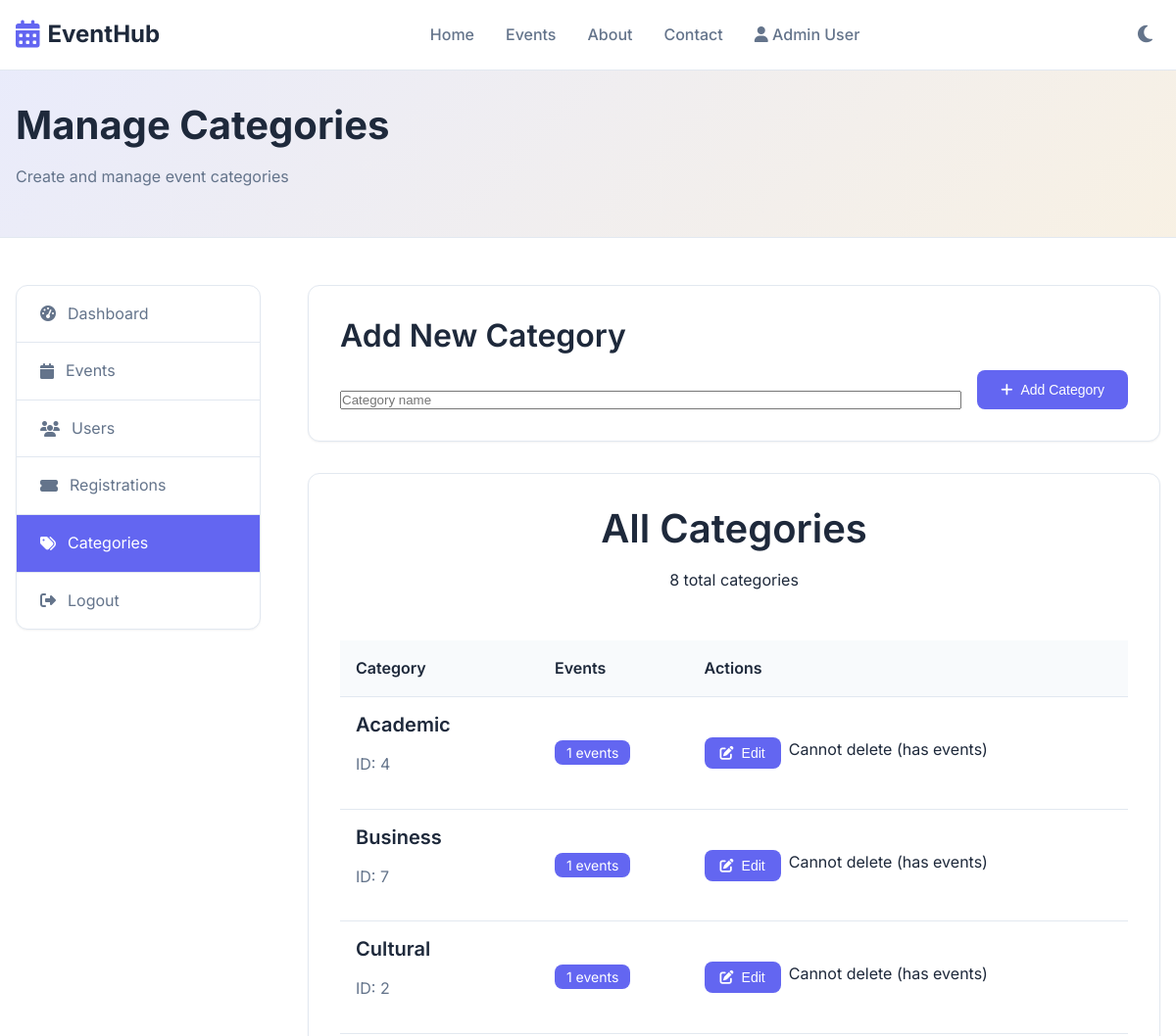
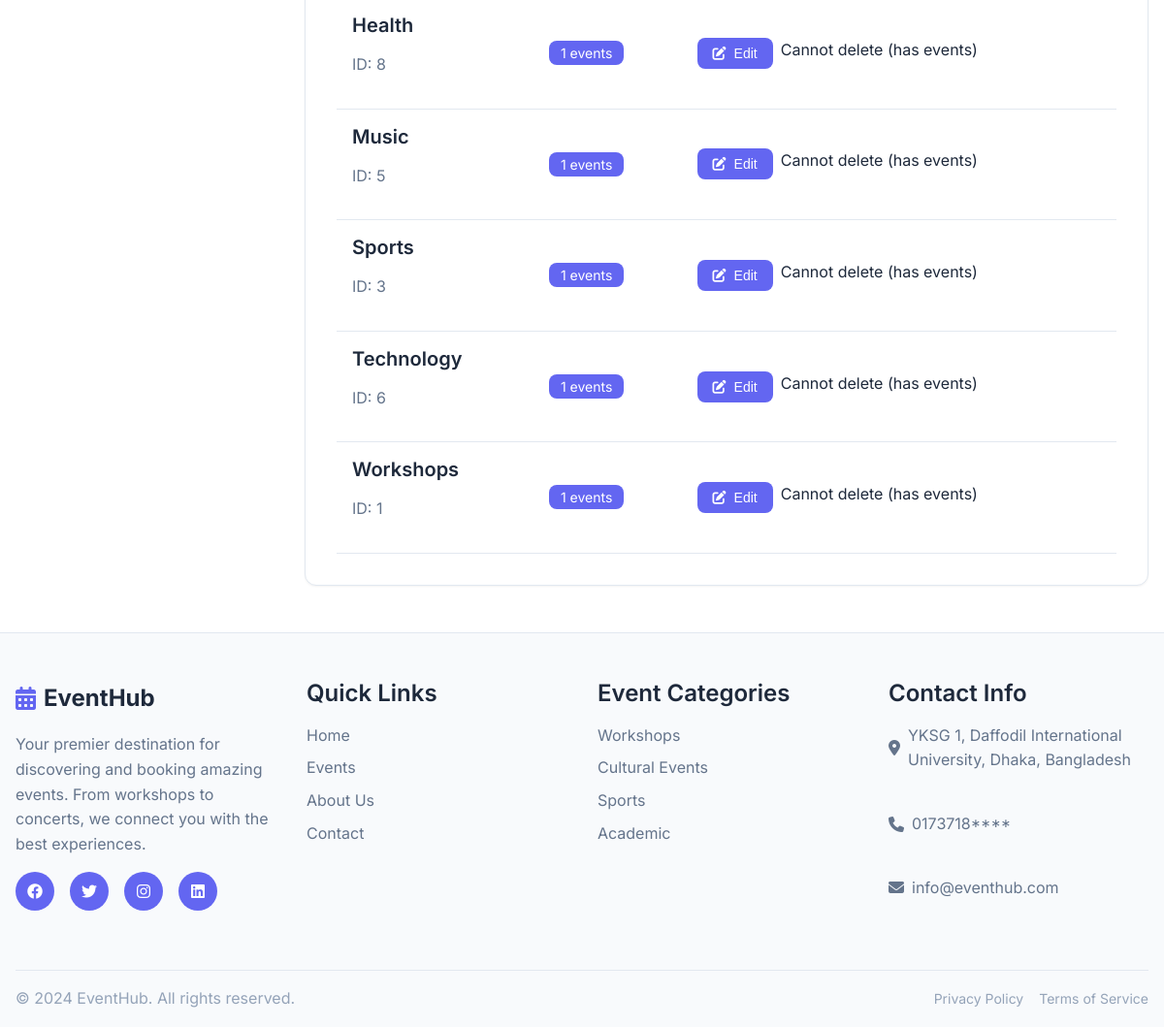
Screenshot of /admin/categories.php (signed in) with the database file from the repository (2 pictures, top to bottom).
### tables this page shows
CREATE TABLE categories (
    id INT AUTO_INCREMENT PRIMARY KEY,
    name VARCHAR(50) NOT NULL,
    description TEXT,
    icon VARCHAR(50),
    created_at TIMESTAMP DEFAULT CURRENT_TIMESTAMP
);

### admin/categories.php (the view, shortened to what this page needs)
<?php
require_once '../config/database.php';
$stmt = $conn->prepare("
    SELECT c.*,
           COALESCE(e.event_count, 0) as event_count
    FROM categories c
    LEFT JOIN (
        SELECT category_id, COUNT(*) as event_count
        FROM events
        GROUP BY category_id
    ) e ON c.id = e.category_id
    ORDER BY c.name ASC
");
$stmt->execute();
$categories = $stmt->fetchAll();
?>
<!DOCTYPE html>
<html lang="en">
<head>
    <link rel="stylesheet" href="../assets/css/style.css">
    <link rel="stylesheet" href="https://cdnjs.cloudflare.com/ajax/libs/font-awesome/6.4.0/css/all.min.css">
</head>
<body>
    <?php include '../includes/header.php'; ?>
    <section class="admin-header">
        <div class="container">
            <div class="admin-header-content">
                <h1>Manage Categories</h1>
                <p>Create and manage event categories</p>
            </div>
        </div>
    </section>
    <section class="admin-content">
        <div class="container">
            <div class="admin-grid">
                <div class="admin-sidebar">
                    <nav class="admin-nav">
                        <ul>
                            <li>
                                <a href="dashboard.php">
                                    <i class="fas fa-tachometer-alt"></i> Dashboard
                                </a>
                            </li>
                            <li>
                                <a href="events.php">
                                    <i class="fas fa-calendar"></i> Events
                                </a>
                            </li>
                            <li>
                                <a href="users.php">
                                    <i class="fas fa-users"></i> Users
                                </a>
                            </li>
                            <li>
                                <a href="registrations.php">
                                    <i class="fas fa-ticket-alt"></i> Registrations
                                </a>
                            </li>
                            <li class="active">
                                <a href="categories.php">
                                    <i class="fas fa-tags"></i> Categories
                                </a>
                            </li>
                            <li>
                                <a href="../logout.php" onclick="return confirm('Are you sure you want to logout?')">
                                    <i class="fas fa-sign-out-alt"></i> Logout
                                </a>
                            </li>
                        </ul>
                    </nav>
                </div>
                <div class="admin-main">
                    <div class="admin-section">
                        <h2>Add New Category</h2>
                        <form method="POST" class="form-inline">
                            <div class="form-group">
                                <input type="text" name="name" placeholder="Category name" required>
                            </div>
                            <button type="submit" class="btn btn-primary">
                                <i class="fas fa-plus"></i> Add Category
                            </button>
                        </form>
                    </div>
                    <div class="admin-section">
                        <div class="section-header">
                            <h2>All Categories</h2>
                            <span class="text-muted"><?= count($categories) ?> total categories</span>
                        </div>
                        <div class="events-table">
                            <table>
                                <thead>
                                    <tr>
                                        <th>Category</th>
                                        <th>Events</th>
                                        <th>Actions</th>
                                    </tr>
                                </thead>
                                <tbody>
                                    <?php foreach ($categories as $category): ?>
                                        <tr>
                                            <td>
                                                <div class="category-info">
                                                    <h4><?= htmlspecialchars($category['name']) ?></h4>
                                                    <p>ID: <?= $category['id'] ?></p>
                                                </div>
                                            </td>
                                            <td>
                                                <span class="badge"><?= $category['event_count'] ?> events</span>
                                            </td>
                                            <td>
                                                <div class="event-actions">
                                                    <button class="btn btn-sm btn-primary" onclick="editCategory(<?= $category['id'] ?>, '<?= htmlspecialchars($category['name']) ?>')">
                                                        <i class="fas fa-edit"></i> Edit
                                                    </button>
                                                    <?php if ($category['event_count'] == 0): ?>
                                                        <form method="POST" style="display: inline;" onsubmit="return confirm('Are you sure you want to delete this category?')">
                                                            <input type="hidden" name="action" value="delete">
                                                            <input type="hidden" name="category_id" value="<?= $category['id'] ?>">
                                                            <button type="submit" class="btn btn-sm btn-danger">
                                                                <i class="fas fa-trash"></i> Delete
                                                            </button>
                                                        </form>
                                                    <?php else: ?>
                                                        <span class="text-muted">Cannot delete (has events)</span>
                                                    <?php endif; ?>
                                                </div>
                                            </td>
                                        </tr>
                                    <?php endforeach; ?>
                                </tbody>
                            </table>
                        </div>
                    </div>
                </div>
            </div>
        </div>
    </section>
    <?php include '../includes/footer.php'; ?>
</body>
</html>

### assets/css/style.css (style rules this page uses)
:root { --primary-color: #6366f1; --primary-dark: #4f46e5; --secondary-color: #f59e0b; --accent-color: #10b981; --bg-primary: #ffffff; --bg-secondary: #f8fafc; --bg-tertiary: #f1f5f9; --text-primary: #1e293b; --text-secondary: #64748b; --text-muted: #94a3b8; --border-color: #e2e8f0; --border-light: #f1f5f9; --shadow-sm: 0 1px 2px 0 rgb(0 0 0 / 0.05); --shadow-md: 0 4px 6px -1px rgb(0 0 0 / 0.1), 0 2px 4px -2px rgb(0 0 0 / 0.1); --shadow-lg: 0 10px 15px -3px rgb(0 0 0 / 0.1), 0 4px 6px -4px rgb(0 0 0 / 0.1); --shadow-xl: 0 20px 25px -5px rgb(0 0 0 / 0.1), 0 8px 10px -6px rgb(0 0 0 / 0.1); --radius-sm: 0.375rem; --radius-md: 0.5rem; --radius-lg: 0.75rem; --radius-xl: 1rem; --transition: all 0.3s ease; }
* { margin: 0; padding: 0; box-sizing: border-box; }
html { scroll-behavior: smooth; }
body { font-family: 'Inter', -apple-system, BlinkMacSystemFont, 'Segoe UI', Roboto, sans-serif; line-height: 1.6; color: var(--text-primary); background-color: var(--bg-primary); transition: var(--transition); }
.container { max-width: 1200px; margin: 0 auto; padding: 0 1rem; }
h1, h2, h3, h4, h5, h6 { font-weight: 600; line-height: 1.2; margin-bottom: 1rem; }
h1 { font-size: 2.5rem; }
h2 { font-size: 2rem; }
h4 { font-size: 1.25rem; }
p { margin-bottom: 1rem; color: var(--text-secondary); }
a { color: var(--primary-color); text-decoration: none; transition: var(--transition); }
.btn { display: inline-flex; align-items: center; gap: 0.5rem; padding: 0.75rem 1.5rem; border: none; border-radius: var(--radius-md); font-weight: 500; text-decoration: none; cursor: pointer; transition: var(--transition); font-size: 0.875rem; }
.btn-primary { background-color: var(--primary-color); color: white; }
.section-header { text-align: center; margin-bottom: 3rem; }
.section-header h2 { font-size: 2.5rem; margin-bottom: 1rem; }
.form-group { display: flex; flex-direction: column; gap: 0.5rem; }
.event-actions { display: flex; gap: 0.5rem; flex-wrap: wrap; }
.btn-sm { padding: 0.5rem 1rem; font-size: 0.875rem; }
.admin-header { background: var(--bg-secondary); border-bottom: 1px solid var(--border-color); padding: 2rem 0; position: relative; overflow: hidden; }
.admin-header::before { content: ''; position: absolute; top: 0; left: 0; right: 0; bottom: 0; background: linear-gradient(135deg, var(--primary-color), var(--secondary-color)); opacity: 0.1; z-index: 1; }
.admin-header-content { position: relative; z-index: 2; }
.admin-header-content h1 { color: var(--text-primary); font-weight: 700; }
.admin-header-content p { color: var(--text-secondary); }
.admin-content { padding: 3rem 0; }
.admin-grid { display: grid; grid-template-columns: 250px 1fr; gap: 3rem; }
.admin-sidebar { position: sticky; top: 2rem; height: fit-content; }
.admin-nav ul { list-style: none; background-color: var(--bg-primary); border: 1px solid var(--border-color); border-radius: var(--radius-lg); overflow: hidden; box-shadow: var(--shadow-sm); }
.admin-nav li { border-bottom: 1px solid var(--border-color); }
.admin-nav li:last-child { border-bottom: none; }
.admin-nav a { display: flex; align-items: center; gap: 0.75rem; padding: 1rem 1.5rem; color: var(--text-secondary); text-decoration: none; transition: var(--transition); }
.admin-nav li.active a, .admin-nav a:hover { background-color: var(--primary-color); color: white; }
.admin-main { display: flex; flex-direction: column; gap: 2rem; }
.admin-section { background-color: var(--bg-primary); border: 1px solid var(--border-color); border-radius: var(--radius-lg); padding: 2rem; box-shadow: var(--shadow-sm); }
.events-table { overflow-x: auto; }
.events-table table { width: 100%; border-collapse: collapse; }
.events-table th, .events-table td { padding: 1rem; text-align: left; border-bottom: 1px solid var(--border-color); }
.events-table th { background-color: var(--bg-secondary); font-weight: 600; color: var(--text-primary); }

### admin/categories.php (style rules this page uses)
.form-inline { display: flex; gap: 1rem; align-items: end; }
.form-inline .form-group { flex: 1; }
.badge { background-color: var(--primary-color); color: white; padding: 0.25rem 0.75rem; border-radius: var(--radius-md); font-size: 0.875rem; }

### rows the page displays
categories: name "Academic", id "4", event_count "1"
categories: name "Business", id "7", event_count "1"
categories: name "Cultural", id "2", event_count "1"
categories: name "Health", id "8", event_count "1"
categories: name "Music", id "5", event_count "1"
categories: name "Sports", id "3", event_count "1"
categories: name "Technology", id "6", event_count "1"
categories: name "Workshops", id "1", event_count "1"

### other values shown
$_SESSION['user_name'] "Admin User"
count($categories) "8"
